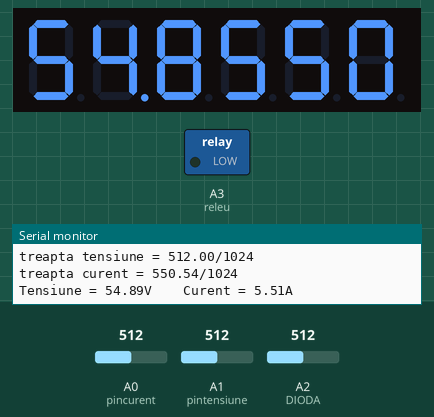
Bench run of a sketch on a simulated Arduino Uno, built with avr-gcc and run on an emulated ATmega328P. On the bench: 6-digit seven-segment display, switched loads named in the sketch (green lamp = pin HIGH), the last lines printed to the serial monitor. Wiring (inferred from the names in the program): 6-digit 7-segment display, segments lit when LOW: segments pin 2, A5, pin 4, A4, pin 12, pin 7, pin 8, pin 13; digit selects pin 11, pin 10, pin 9, pin 6, pin 5, pin 3. The inputs (shaded band) are chosen by the test bench; at power-on: A0 (pincurent) = 512, A2 (DIODA) = 512, A1 (pintensiune) = 512. The segment pins are drawn as the display they are named for; pins used as bus, display or sensor lines are not drawn.

Above: at 1.2 s.
1.3 s: A0 (pincurent) set to 0
At 3.9 s:
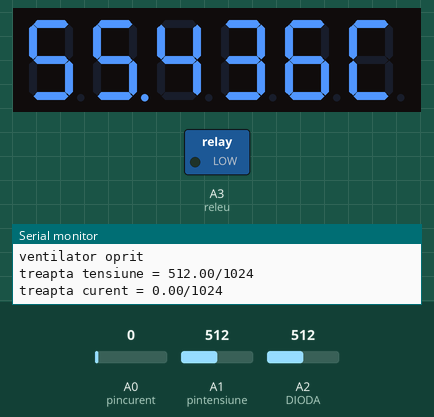
4.3 s: A2 (DIODA) set to 487
At 6.7 s:
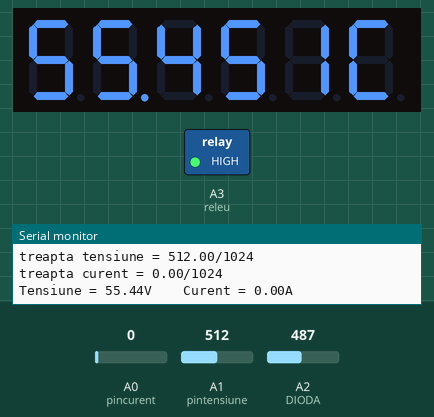
6.9 s: A1 (pintensiune) set to 35
At 9.6 s:
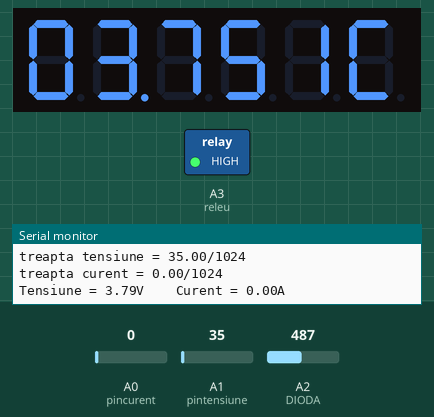
9.9 s: A2 (DIODA) set to 511
At 11.1 s:
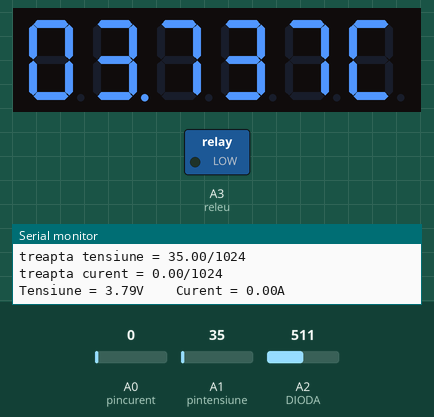
12.2 s: A1 (pintensiune) set to 11
At 14.5 s:
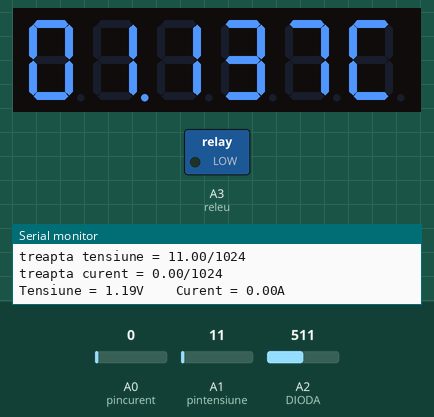
15.1 s: A1 (pintensiune) set to 8
At 17.1 s:
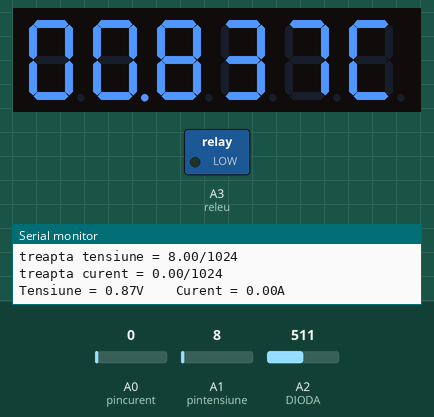
Timing chart, 0 to 18.4 s (numbered marks = the images above; inputs shaded):
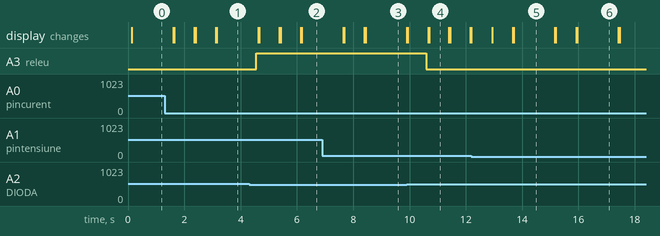

The sketch:

VA_multiplexat_1b3.ino
```cpp
/*
 base sketch: https://cdn.sparkfun.com/datasheets/Components/LED/_7Seg_Example.pde
  4 digit 7 segment display: http://www.sparkfun.com/products/9483
 7 segments + 4 digits + 1 colon = 12 pins required for full control
modified connexion by Nicu FLORICA (niq_ro) from http://nicuflorica.blogspot.com
http://arduinotehniq.blogspot.com
http://www.tehnic.go.ro
http://www.arduinotehniq.com/
ver.0 - Volt and ammeter with 2x3 digits, 22.10.2017 (just simulate value)
ver.1 - put voltage, current and temperature measurement
*/

#define digit1 11 //PWM pin for control digit 1 (left side)
#define digit2 10 //PWM pin for control digit 2
#define digit3 9  //PWM pin for control digit 3
#define digit4 6  //PWM pin for control digit 4
#define digit5 5  //PWM pin for control digit 5
#define digit6 3  //PWM pin for control digit 6 (right side)

#define segA 2 // pin for control "a" segment
#define segB A5 // pin for control "b" segment (19 = A5)
#define segC 4 // pin for control "c" segment
#define segD A4 // pin for control "d" segment (18 = A4)
#define segE 12 // pin for control e" segment
#define segF 7 // pin for control "f" segment
#define segG 8 // pin for control "g" segment
#define segDP 13 // pin for control decimal point

#define DIODA A2
#define pintensiune A1
#define pincurent A0
#define releu A3
/*
https://www.hackster.io/microst/thermometer-diode-based-524613
Thermometer based on 1n4148 silicon diode used as temperature sensor.The thermometer is based on the diode characteristic that the increase of the temperature its forward voltage (VF) is lowered by 2,2mV / ° C.
Fixing the value of Vf = VF0 at ambient temperature t0, the temperature value
t is calculated with the following formula:
t= t0 - [vf(t)- vf0]* K
with K = 1 / 2,2mV
The value of Vf (t) = dtemp -vf0 is obtained by averaging values of 1024 by acquiring as many vf values
*/


int DISPLAY_BRIGHTNESS = 500;
//Display brightness
//Each digit is on for a certain amount of microseconds
//Then it is off until we have reached a total of 20ms for the function call
//Let's assume each digit is on for 1000us
//Each digit is on for 1ms, there are 4 digits, so the display is off for 16ms.
//That's a ratio of 1ms to 16ms or 6.25% on time (PWM).
//Let's define a variable called brightness that varies from:
//5000 blindingly bright (15.7mA current draw per digit)
//2000 shockingly bright (11.4mA current draw per digit)
//1000 pretty bright (5.9mA)
//500 normal (3mA)
//200 dim but readable (1.4mA)
//50 dim but readable (0.56mA)
//5 dim but readable (0.31mA)
//1 dim but readable in dark (0.28mA)

//for common catode
#define DIGIT_ON  HIGH
#define DIGIT_OFF  LOW
#define SEGMENT_ON  LOW
#define SEGMENT_OFF HIGH

/*
// for common anode
#define DIGIT_ON  LOW
#define DIGIT_OFF  HIGH
#define SEGMENT_ON  HIGH
#define SEGMENT_OFF LOW
*/

int maxbright = 1023; // 1023+7
int lene = 0;
int cicluri = 100; // if maxbright ~1000, cicluri = 125, if maxbright ~500 cicluri = 250;

float tensiune = 0;
float curent = 0;
int x = 0;

const int t0 = 20.3;
const float vf0 = 573.44;
double dtemp, dtemp_avg, te;
double voltageref = 1100;  // ideal value
float corectie1 = 1.2;  // correction factor for reading when is use multiplexing method and other causes
float corectie2 = 0.997;  // correction factor for reading voltage when is use multiplexing method and other causes
float corectie3 = 1.0; // correction factor for current
float t1;
int measurements = 10;
int tmax = 45;
int tmin = 40;

float R1 = 1.0;
float R2 = 100.;
float shunt = 0.1;

unsigned long timp = 0;
unsigned long cattimp = 1000;

void setup() {
 Serial.begin(9600);
 Serial.println("volt- & ammeter by niq_ro");

 analogReference(INTERNAL);  // http://tronixstuff.com/2013/12/12/arduino-tutorials-chapter-22-aref-pin/
 pinMode(DIODA, INPUT_PULLUP);            // set the  pin IN with npull up to bias the diode

  pinMode(segA, OUTPUT);
  pinMode(segB, OUTPUT);
  pinMode(segC, OUTPUT);
  pinMode(segD, OUTPUT);
  pinMode(segE, OUTPUT);
  pinMode(segF, OUTPUT);
  pinMode(segG, OUTPUT);
  pinMode(segDP, OUTPUT);

  pinMode(digit1, OUTPUT);
  pinMode(digit2, OUTPUT);
  pinMode(digit3, OUTPUT);
  pinMode(digit4, OUTPUT);
  pinMode(digit5, OUTPUT);
  pinMode(digit6, OUTPUT);

  pinMode(releu, OUTPUT);
  digitalWrite(releu, LOW);

if (DISPLAY_BRIGHTNESS > 1020) DISPLAY_BRIGHTNESS = 1000;
}

void loop() {

dtemp_avg = 0;
tensiune = 0;
curent = 0;
  for (int i = 0; i < measurements; i++) {
    float vf = analogRead(DIODA) * (voltageref / 1023.00);
    //Serial.println(vf);
    dtemp = (vf - vf0) * 0.4545454;
    dtemp_avg = dtemp_avg + dtemp;
 //  delay(1);
tensiune = tensiune + analogRead(pintensiune);
curent = curent + analogRead(pincurent);
  }
  te = t0 - dtemp_avg / measurements;
  te = te * corectie1 + 0.5;
  tensiune = tensiune / measurements;
  curent = curent / measurements;
Serial.print("temp = ");
Serial.println(te);
if (te > tmax)
{
  digitalWrite(releu, HIGH);
Serial.println("ventilator pornit");
}
if (te < tmin)
{
  digitalWrite(releu, LOW);
Serial.println("ventilator oprit");
}
//tensiune = analogRead(pintensiune);
Serial.print("treapta tensiune = ");
Serial.print(tensiune);
Serial.println("/1024 ");
tensiune = corectie2 * tensiune * (voltageref / 1023.00);
if (tensiune < 0) tensiune = 0;
//curent = analogRead(pincurent);
curent = corectie3 * curent * (voltageref / 1023.00);
Serial.print("treapta curent = ");
Serial.print(curent);
Serial.println("/1024 ");
if (curent < 0) curent = 0;

tensiune = tensiune * (R2+R1)/R1;
tensiune = tensiune - curent;
tensiune = tensiune /100;
Serial.print("Tensiune = ");
Serial.print(tensiune/10.);
Serial.print("V    ");
curent = curent / shunt;
curent = curent /10;
Serial.print("Curent = ");
Serial.print(curent/100.);
Serial.println("A ");
//tensiune = random (0,999);
//curent = random (0,999);

for (int i = 0; i < cicluri; i++) {
displayNumber1(tensiune);
if (curent == 0.) displayNumber3(te);
else
displayNumber2(curent);
}

} // end main program


//Given a number, turns on those segments
//If number == 10, then turn off number
void lightNumber(int numberToDisplay) {
  switch (numberToDisplay){

  case 0:
    digitalWrite(segA, SEGMENT_ON);
    digitalWrite(segB, SEGMENT_ON);
    digitalWrite(segC, SEGMENT_ON);
    digitalWrite(segD, SEGMENT_ON);
    digitalWrite(segE, SEGMENT_ON);
    digitalWrite(segF, SEGMENT_ON);
    digitalWrite(segG, SEGMENT_OFF);
    break;

  case 1:
    digitalWrite(segA, SEGMENT_OFF);
    digitalWrite(segB, SEGMENT_ON);
    digitalWrite(segC, SEGMENT_ON);
    digitalWrite(segD, SEGMENT_OFF);
    digitalWrite(segE, SEGMENT_OFF);
    digitalWrite(segF, SEGMENT_OFF);
    digitalWrite(segG, SEGMENT_OFF);
    break;

  case 2:
    digitalWrite(segA, SEGMENT_ON);
    digitalWrite(segB, SEGMENT_ON);
    digitalWrite(segC, SEGMENT_OFF);
    digitalWrite(segD, SEGMENT_ON);
    digitalWrite(segE, SEGMENT_ON);
    digitalWrite(segF, SEGMENT_OFF);
    digitalWrite(segG, SEGMENT_ON);
    break;

  case 3:
    digitalWrite(segA, SEGMENT_ON);
    digitalWrite(segB, SEGMENT_ON);
    digitalWrite(segC, SEGMENT_ON);
    digitalWrite(segD, SEGMENT_ON);
    digitalWrite(segE, SEGMENT_OFF);
    digitalWrite(segF, SEGMENT_OFF);
    digitalWrite(segG, SEGMENT_ON);
    break;

  case 4:
    digitalWrite(segA, SEGMENT_OFF);
    digitalWrite(segB, SEGMENT_ON);
    digitalWrite(segC, SEGMENT_ON);
    digitalWrite(segD, SEGMENT_OFF);
    digitalWrite(segE, SEGMENT_OFF);
    digitalWrite(segF, SEGMENT_ON);
    digitalWrite(segG, SEGMENT_ON);
    break;

  case 5:
    digitalWrite(segA, SEGMENT_ON);
    digitalWrite(segB, SEGMENT_OFF);
    digitalWrite(segC, SEGMENT_ON);
    digitalWrite(segD, SEGMENT_ON);
    digitalWrite(segE, SEGMENT_OFF);
    digitalWrite(segF, SEGMENT_ON);
    digitalWrite(segG, SEGMENT_ON);
    break;

  case 6:
    digitalWrite(segA, SEGMENT_ON);
    digitalWrite(segB, SEGMENT_OFF);
    digitalWrite(segC, SEGMENT_ON);
    digitalWrite(segD, SEGMENT_ON);
    digitalWrite(segE, SEGMENT_ON);
    digitalWrite(segF, SEGMENT_ON);
    digitalWrite(segG, SEGMENT_ON);
    break;

  case 7:
    digitalWrite(segA, SEGMENT_ON);
    digitalWrite(segB, SEGMENT_ON);
    digitalWrite(segC, SEGMENT_ON);
    digitalWrite(segD, SEGMENT_OFF);
    digitalWrite(segE, SEGMENT_OFF);
    digitalWrite(segF, SEGMENT_OFF);
    digitalWrite(segG, SEGMENT_OFF);
    break;

  case 8:
    digitalWrite(segA, SEGMENT_ON);
    digitalWrite(segB, SEGMENT_ON);
    digitalWrite(segC, SEGMENT_ON);
    digitalWrite(segD, SEGMENT_ON);
    digitalWrite(segE, SEGMENT_ON);
    digitalWrite(segF, SEGMENT_ON);
    digitalWrite(segG, SEGMENT_ON);
    break;

  case 9:
    digitalWrite(segA, SEGMENT_ON);
    digitalWrite(segB, SEGMENT_ON);
    digitalWrite(segC, SEGMENT_ON);
    digitalWrite(segD, SEGMENT_ON);
    digitalWrite(segE, SEGMENT_OFF);
    digitalWrite(segF, SEGMENT_ON);
    digitalWrite(segG, SEGMENT_ON);
    break;

  // all segment are ON
  case 10:
    digitalWrite(segA, SEGMENT_OFF);
    digitalWrite(segB, SEGMENT_OFF);
    digitalWrite(segC, SEGMENT_OFF);
    digitalWrite(segD, SEGMENT_OFF);
    digitalWrite(segE, SEGMENT_OFF);
    digitalWrite(segF, SEGMENT_OFF);
    digitalWrite(segG, SEGMENT_OFF);
    break;

    // degree symbol made by niq_ro
  case 11:
    digitalWrite(segA, SEGMENT_ON);
    digitalWrite(segB, SEGMENT_ON);
    digitalWrite(segC, SEGMENT_OFF);
    digitalWrite(segD, SEGMENT_OFF);
    digitalWrite(segE, SEGMENT_OFF);
    digitalWrite(segF, SEGMENT_ON);
    digitalWrite(segG, SEGMENT_ON);
    break;

  // C letter made by niq_ro
  case 12:
    digitalWrite(segA, SEGMENT_ON);
    digitalWrite(segB, SEGMENT_OFF);
    digitalWrite(segC, SEGMENT_OFF);
    digitalWrite(segD, SEGMENT_ON);
    digitalWrite(segE, SEGMENT_ON);
    digitalWrite(segF, SEGMENT_ON);
    digitalWrite(segG, SEGMENT_OFF);
    break;

  // H letter made by niq_ro
  case 13:
    digitalWrite(segA, SEGMENT_OFF);
    digitalWrite(segB, SEGMENT_ON);
    digitalWrite(segC, SEGMENT_ON);
    digitalWrite(segD, SEGMENT_OFF);
    digitalWrite(segE, SEGMENT_ON);
    digitalWrite(segF, SEGMENT_ON);
    digitalWrite(segG, SEGMENT_ON);
    break;

  // L letter made by niq_ro
  case 14:
    digitalWrite(segA, SEGMENT_OFF);
    digitalWrite(segB, SEGMENT_OFF);
    digitalWrite(segC, SEGMENT_OFF);
    digitalWrite(segD, SEGMENT_ON);
    digitalWrite(segE, SEGMENT_ON);
    digitalWrite(segF, SEGMENT_ON);
    digitalWrite(segG, SEGMENT_OFF);
    break;

  // A letter made by niq_ro
  case 15:
    digitalWrite(segA, SEGMENT_ON);
    digitalWrite(segB, SEGMENT_ON);
    digitalWrite(segC, SEGMENT_ON);
    digitalWrite(segD, SEGMENT_OFF);
    digitalWrite(segE, SEGMENT_ON);
    digitalWrite(segF, SEGMENT_ON);
    digitalWrite(segG, SEGMENT_ON);
    break;

    // F letter made by niq_ro
  case 16:
    digitalWrite(segA, SEGMENT_ON);
    digitalWrite(segB, SEGMENT_OFF);
    digitalWrite(segC, SEGMENT_OFF);
    digitalWrite(segD, SEGMENT_OFF);
    digitalWrite(segE, SEGMENT_ON);
    digitalWrite(segF, SEGMENT_ON);
    digitalWrite(segG, SEGMENT_ON);
    break;

  // n letter made by niq_ro
  case 17:
    digitalWrite(segA, SEGMENT_OFF);
    digitalWrite(segB, SEGMENT_OFF);
    digitalWrite(segC, SEGMENT_ON);
    digitalWrite(segD, SEGMENT_OFF);
    digitalWrite(segE, SEGMENT_ON);
    digitalWrite(segF, SEGMENT_OFF);
    digitalWrite(segG, SEGMENT_ON);
    break;

    // o letter made by niq_ro
  case 18:
    digitalWrite(segA, SEGMENT_OFF);
    digitalWrite(segB, SEGMENT_OFF);
    digitalWrite(segC, SEGMENT_ON);
    digitalWrite(segD, SEGMENT_ON);
    digitalWrite(segE, SEGMENT_ON);
    digitalWrite(segF, SEGMENT_OFF);
    digitalWrite(segG, SEGMENT_ON);
    break;

 // "Y" letter made by niq_ro
  case 19:
    digitalWrite(segA, SEGMENT_OFF);
    digitalWrite(segB, SEGMENT_ON);
    digitalWrite(segC, SEGMENT_ON);
    digitalWrite(segD, SEGMENT_ON);
    digitalWrite(segE, SEGMENT_OFF);
    digitalWrite(segF, SEGMENT_ON);
    digitalWrite(segG, SEGMENT_ON);
    break;

  // "r" letter made by niq_ro
  case 20:
    digitalWrite(segA, SEGMENT_OFF);
    digitalWrite(segB, SEGMENT_OFF);
    digitalWrite(segC, SEGMENT_OFF);
    digitalWrite(segD, SEGMENT_OFF);
    digitalWrite(segE, SEGMENT_ON);
    digitalWrite(segF, SEGMENT_OFF);
    digitalWrite(segG, SEGMENT_ON);
    break;

  // "d" letter made by niq_ro
  case 21:
    digitalWrite(segA, SEGMENT_OFF);
    digitalWrite(segB, SEGMENT_ON);
    digitalWrite(segC, SEGMENT_ON);
    digitalWrite(segD, SEGMENT_ON);
    digitalWrite(segE, SEGMENT_ON);
    digitalWrite(segF, SEGMENT_OFF);
    digitalWrite(segG, SEGMENT_ON);
    break;
 }
}


// display number
void displayNumber1(int toDisplay) {
  for(int digit = 3 ; digit > 0 ; digit--) {
    //Turn on a digit for a short amount of time
    switch(digit) {
    case 1:
      digitalWrite(digit1, DIGIT_ON);
      digitalWrite(segDP, SEGMENT_OFF);
  //    if (mii == 0) lightNumber(10);
  //    else
      lightNumber(toDisplay % 10);
      toDisplay /= 10;
      delayMicroseconds(DISPLAY_BRIGHTNESS);
      break;
   case 2:
      digitalWrite(digit2, DIGIT_ON);
      digitalWrite(segDP, SEGMENT_ON);
      lightNumber(toDisplay % 10);
      toDisplay /= 10;
      delayMicroseconds(DISPLAY_BRIGHTNESS);
      break;
    case 3:
      digitalWrite(digit3, DIGIT_ON);
      digitalWrite(segDP, SEGMENT_OFF);
      lightNumber(toDisplay % 10);
      toDisplay /= 10;
      delayMicroseconds(DISPLAY_BRIGHTNESS);
      break;
    }
     //Turn off all segments
    lightNumber(10);
    digitalWrite(segDP, SEGMENT_OFF);
    lene = maxbright - DISPLAY_BRIGHTNESS;
    delayMicroseconds(lene);

    //Turn off all digits
    digitalWrite(digit1, DIGIT_OFF);
    digitalWrite(digit2, DIGIT_OFF);
    digitalWrite(digit3, DIGIT_OFF);
    digitalWrite(digit4, DIGIT_OFF);
    digitalWrite(digit5, DIGIT_OFF);
    digitalWrite(digit6, DIGIT_OFF);
    digitalWrite(segDP, SEGMENT_OFF);
}
}

void displayNumber2(int toDisplay) {
  for(int digit = 6 ; digit > 3 ; digit--) {
    //Turn on a digit for a short amount of time
    switch(digit) {
    case 4:
      digitalWrite(digit4, DIGIT_ON);
      digitalWrite(segDP, SEGMENT_ON);
      lightNumber(toDisplay % 10);
      toDisplay /= 10;
      digitalWrite(segDP, SEGMENT_OFF);
      delayMicroseconds(DISPLAY_BRIGHTNESS);
      break;
    case 5:
      digitalWrite(digit5, DIGIT_ON);
      digitalWrite(segDP, SEGMENT_OFF);
      lightNumber(toDisplay % 10);
      toDisplay /= 10;
      digitalWrite(segDP, SEGMENT_OFF);
      delayMicroseconds(DISPLAY_BRIGHTNESS);
      break;
     case 6:
      digitalWrite(digit6, DIGIT_ON);
      digitalWrite(segDP, SEGMENT_OFF);
      lightNumber(toDisplay % 10);
      toDisplay /= 10;
      digitalWrite(segDP, SEGMENT_OFF);
      delayMicroseconds(DISPLAY_BRIGHTNESS);
      break;
    }
     //Turn off all segments
    lightNumber(10);
    digitalWrite(segDP, SEGMENT_OFF);
    lene = maxbright - DISPLAY_BRIGHTNESS;
    delayMicroseconds(lene);

    //Turn off all digits
    digitalWrite(digit1, DIGIT_OFF);
    digitalWrite(digit2, DIGIT_OFF);
    digitalWrite(digit3, DIGIT_OFF);
    digitalWrite(digit4, DIGIT_OFF);
    digitalWrite(digit5, DIGIT_OFF);
    digitalWrite(digit6, DIGIT_OFF);
    digitalWrite(segDP, SEGMENT_OFF);
}
}

void displayNumber3(int toDisplay) {
  for(int digit = 6 ; digit > 3 ; digit--) {
    //Turn on a digit for a short amount of time
    switch(digit) {
    case 4:
      digitalWrite(digit4, DIGIT_ON);
      digitalWrite(segDP, SEGMENT_OFF);
      lightNumber(toDisplay % 10);
      toDisplay /= 10;
      digitalWrite(segDP, SEGMENT_OFF);
      delayMicroseconds(DISPLAY_BRIGHTNESS);
      break;
    case 5:
      digitalWrite(digit5, DIGIT_ON);
      digitalWrite(segDP, SEGMENT_ON);
      lightNumber(toDisplay % 10);
      toDisplay /= 10;
      digitalWrite(segDP, SEGMENT_OFF);
      delayMicroseconds(DISPLAY_BRIGHTNESS);
      break;
     case 6:
      digitalWrite(digit6, DIGIT_ON);
      digitalWrite(segDP, SEGMENT_OFF);
      lightNumber(12);
      digitalWrite(segDP, SEGMENT_OFF);
      delayMicroseconds(DISPLAY_BRIGHTNESS);
      break;
    }
     //Turn off all segments
    lightNumber(10);
    digitalWrite(segDP, SEGMENT_OFF);
    lene = maxbright - DISPLAY_BRIGHTNESS;
    delayMicroseconds(lene);

    //Turn off all digits
    digitalWrite(digit1, DIGIT_OFF);
    digitalWrite(digit2, DIGIT_OFF);
    digitalWrite(digit3, DIGIT_OFF);
    digitalWrite(digit4, DIGIT_OFF);
    digitalWrite(digit5, DIGIT_OFF);
    digitalWrite(digit6, DIGIT_OFF);
    digitalWrite(segDP, SEGMENT_OFF);
}
}
```

Measured:
- the behaviour switches between 499 and 498 on A2 (DIODA) (found by bisection; images 1 and 2)
- after the input at 1.3 s, the display: first differs from a run without the input after 0.34 s (image 1)
- after the input at 4.3 s, A3 (releu): LOW → HIGH after 0.26 s; the display: first differs from a run without the input after 0.36 s (image 2)
- after the input at 6.9 s, the display: first differs from a run without the input after 0.78 s (image 3)
- after the input at 9.9 s, A3 (releu): HIGH → LOW after 0.69 s; the display: first differs from a run without the input after 0.80 s (image 4)
- after the input at 12.2 s, the display: changes after 0.74 s (image 5)
- after the input at 15.1 s, the display: first differs from a run without the input after 0.10 s (image 6)
